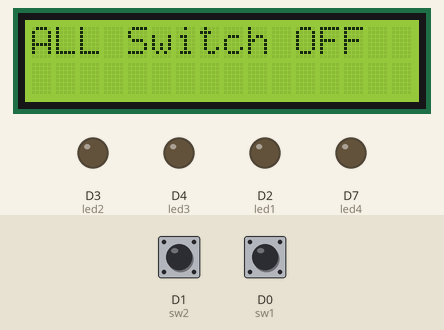
Simulated run of this sketch. Board: ESP8266 (NodeMCU). Parts: 16×2 character LCD, output pins drawn as LEDs (lit = HIGH). Dashed ring = blinking. The inputs (shaded band) are chosen by the test bench; at power-on: D1 (sw2) HIGH, D0 (sw1) HIGH.

Above: at 1.2 s.
1.3 s: D1 (sw2) pulled LOW for 0.15 s
At 1.7 s:
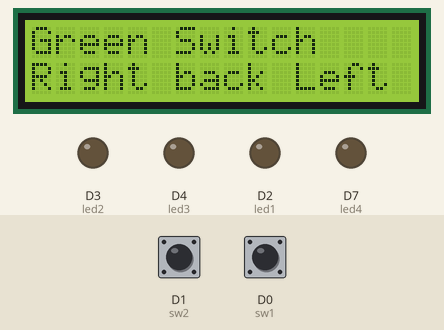
2.0 s: D0 (sw1) pulled LOW for 1 s
At 3.27 s:
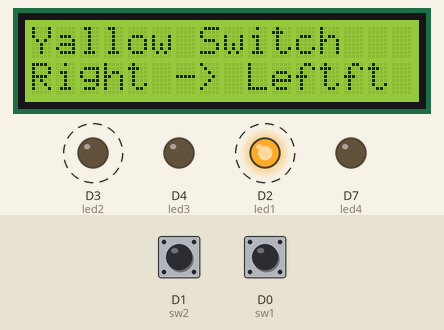
3.6 s: D1 (sw2) pulled LOW for 1 s
At 4.61 s:
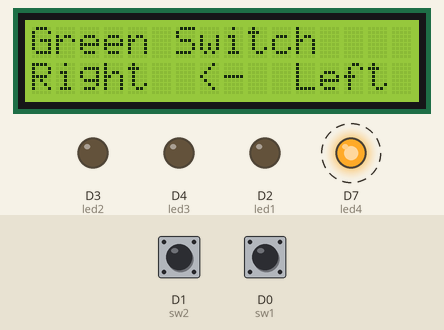
5.2 s: D1 (sw2) pulled LOW for 3.2 s
At 6.15 s:
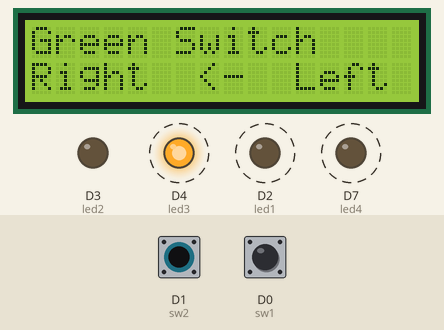
9.0 s: D0 (sw1) pulled LOW for 3.2 s
At 9.7 s:
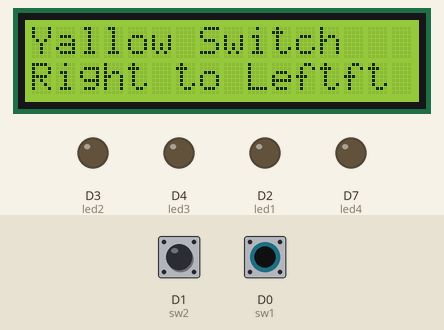
12.8 s: D0 (sw1) pulsed LOW 5 times (0.12 s each, 0.3 s apart)
At 14.44 s:
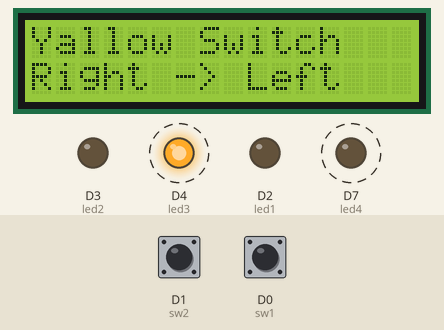
Timing chart, 0 to 16.1 s (numbered marks = the images above; inputs shaded):
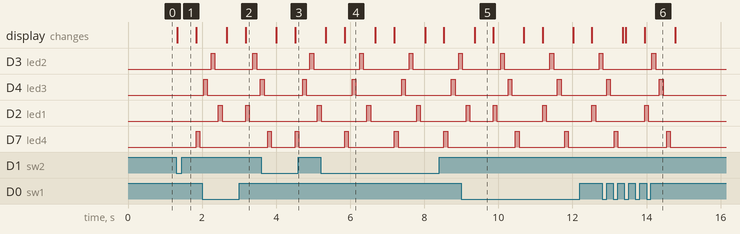

The sketch:

lcd_2.ino
```cpp
//LED&Swicth2&LCD
#include <LiquidCrystal_I2C.h>
#include <Wire.h>

int sw1State = 0;
int sw2State = 0;
#define sw1 D0
#define sw2 D1
#define led1 D2
#define led2 D3
#define led3 D4
#define led4 D7
LiquidCrystal_I2C lcd(0x3F, 16, 2);
uint8_t heart[8] = {0x0, 0xa, 0x1f, 0xe, 0x4, 0x0};

void setup() {
  Serial.begin(115200);
  pinMode(sw1, INPUT);
  pinMode(sw2, INPUT);
  pinMode(led1 , OUTPUT);
  pinMode(led2 , OUTPUT);
  pinMode(led3 , OUTPUT);
  pinMode(led4 , OUTPUT);
  lcd.begin(D5, D6);
  lcd.backlight();
  lcd.createChar(1, heart);

}

void loop() {
  sw1State = digitalRead(sw1);
  sw2State = digitalRead(sw2);

  if (sw1State == LOW) {
    lcd.home();
    lcd.print("Yallow Switch ");
    lcd.setCursor(0, 1);
    lcd.print("Right to Left");
    delay(500);
    lcd.setCursor(6, 1);
    lcd.print("->");
    sw1_open();
  } else if (sw2State == LOW) {
    lcd.home();
    lcd.print("Green Switch  ");
    lcd.setCursor(0, 1);
    lcd.print("Right back Left");
    delay(500);
    lcd.setCursor(6, 1);
    lcd.print(" <-  Left");
    sw2_open();
  } else {
    lcd.home();
    lcd.print("ALL Switch OFF");
    lcd.setCursor(0, 1);
    lcd.print("                ");
  }
  /*lcd.home();
    lcd.print("Smart Farm IOT");
    lcd.setCursor(0, 1);
    lcd.print("Muchroom");
    delay(500);
    lcd.setCursor(12, 0);
    lcd.write(byte(1));
    delay(500);
    lcd.setCursor(12, 0);
    lcd.print(" ");*/

}
void sw1_open() {
  digitalWrite(led1, HIGH);
  delay(100);
  digitalWrite(led1, LOW);
  delay(100);
  digitalWrite(led2, HIGH);
  delay(100);
  digitalWrite(led2, LOW);
  delay(100);
  digitalWrite(led3, HIGH);
  delay(100);
  digitalWrite(led3, LOW);
  delay(100);
  digitalWrite(led4, HIGH);
  delay(100);
  digitalWrite(led4, LOW);
  delay(100);
}
void sw2_open() {
  digitalWrite(led4, HIGH);
  delay(100);
  digitalWrite(led4, LOW);
  delay(100);
  digitalWrite(led3, HIGH);
  delay(100);
  digitalWrite(led3, LOW);
  delay(100);
  digitalWrite(led2, HIGH);
  delay(100);
  digitalWrite(led2, LOW);
  delay(100);
  digitalWrite(led1, HIGH);
  delay(100);
    digitalWrite(led1, LOW);
  delay(100);
}
```

Measured:
- after the input at 1.3 s, D7 (led4): LOW → HIGH after 0.54 s, → LOW 0.10 s later; the display: changes at once (image 1)
- after the input at 2.0 s, the display: first changes after 0.67 s (image 2 shows a later state)
- after the input at 3.6 s, D3 (led2): LOW → HIGH after 1.3 s, → LOW 0.10 s later; D2 (led1): LOW → HIGH after 1.5 s; the display: first changes after 0.40 s (image 3 shows a later state)
- after the input at 5.2 s, D3 (led2): alternates HIGH for 0.10 s and LOW for 1.2 s, starting after 1.1 s; D4 (led3): alternates HIGH for 0.10 s and LOW for 1.2 s, starting after 0.85 s; D7 (led4): alternates HIGH for 0.10 s and LOW for 1.2 s, starting after 0.65 s; the display: first changes after 0.14 s (image 4 shows a later state)
- after the input at 9.0 s, D4 (led3): alternates HIGH for 0.10 s and LOW for 1.2 s, starting after 1.3 s; D7 (led4): alternates HIGH for 0.10 s and LOW for 1.2 s, starting after 1.5 s; the display: changes after 0.36 s (image 5)
- after the input at 12.8 s, D2 (led1): LOW → HIGH after 1.1 s, → LOW 0.10 s later; the display: first differs from a run without the input after 0.64 s (image 6 shows a later state)
- by itself, D3 (led2): alternates HIGH for 0.10 s and LOW for 1.0 s
- by itself, D2 (led1): alternates HIGH for 0.10 s and LOW for 0.63 s
